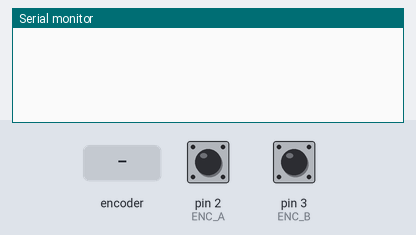
A sketch run on a simulated Arduino Uno, built with avr-gcc and run on an emulated ATmega328P. Shown: the last lines printed to the serial monitor. Inputs (shaded band) come from the test bench; at power-on: pin 2 (ENC_A) HIGH, pin 3 (ENC_B) HIGH.

Above: at 1.2 s.
1.3 s: rotary encoder on pin 2 (ENC_A) / pin 3 (ENC_B) turned 1 step (first pin leading)
At 2.1 s:
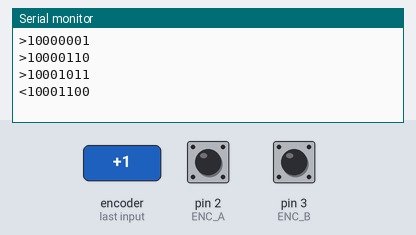
3.0 s: rotary encoder on pin 2 (ENC_A) / pin 3 (ENC_B) turned 2 steps (second pin leading)
At 3.6 s:
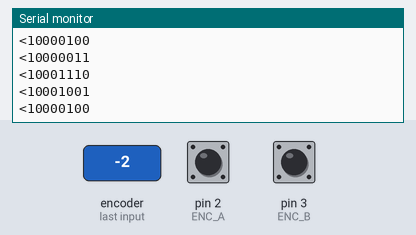
Timing chart, 0 to 6.0 s (numbered marks = the images above; inputs shaded):
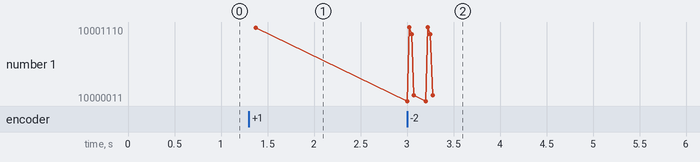

Measured:
- after the input at 1.3 s, the serial monitor: prints a new line at once (image 1)
- after the input at 3.0 s, the serial monitor: prints a new line at once (image 2)
- plotted number 1: 10001100 → 10000100 after the input at 3.0 s

The sketch:

encoder_sumple.ino
```cpp
#define ENC_A 2
#define ENC_B 3

volatile byte pos;  //volatile...プログラムの途中で割り込みが発生すると、実行途中だったプログラム内の（レジスタに格納された）変数は消滅してしまう。～～
                    //～～それを防ぐために、volatileをつけ、割り込み発生時に変数をスタック上に一旦退避させる。

void setup() {
  pinMode(ENC_A, INPUT_PULLUP);
  pinMode(ENC_B, INPUT_PULLUP);

  attachInterrupt(digitalPinToInterrupt(ENC_A), ENC_READ, CHANGE);//digitalPinToInterrupt(pin)...pinを割り込み専用の番号に変更してくれる。～～
  attachInterrupt(digitalPinToInterrupt(ENC_B), ENC_READ, CHANGE);//～～UNOの割り込みpinは2,3だが、attachInterrupt()では2pin→0,3pin→1という番号が割り振られている。

  Serial.begin(38400);
}


void loop() {}


void ENC_READ() {
  byte cur = (!digitalRead(ENC_B) << 1) + !digitalRead(ENC_A);  //下二桁を現在値に
  byte old = pos & B00000011;       //posの下二桁だけを有効（&B00000011）にしてoldへ代入
                                    //&B00011111なら下5桁が有効、1(true)の桁が有効になる
                                    //B011111101 & B11000111 は B01000101となる

  if (cur == 3) cur = 2;            //　11 10 00 01 11 10 → 3 2 0 1 3 2　なので、2 3 0 1 2 3 の順に変更させる（単に見やすくするための処理）～～
  else if (cur == 2) cur = 3;       //～～　                                     〃

  if (cur != old)                   //　前回と今回（oldとcur）の値が違うときのみ実行
  {
    //------------------------------------------サンプルプログラムはクリック付きのエンコーダーのため、ココから下は参考にならない...--------------------------------------
    bool rote = 0;
    if (cur == 3 && old == 0) rote = 0; //  一つ飛ばしてしまっている際はエラー→回転数は0として処理
    else if (cur == 0 && old == 3) rote = 0; //  一つ飛ばしてしまっている際はエラー→回転数は0として処理
    else if (cur > old) rote = 1;

    pos = (old << 2) + cur;

    const char vector[2] = {'<', '>'};
    Serial.print(vector[rote]);
    Serial.println(pos + (1 << 7), BIN);
    if (cur == 0) Serial.println();
  }
  }
```
